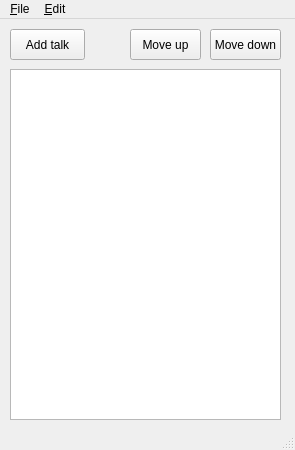
<?xml version="1.0" encoding="UTF-8"?>
<ui version="4.0">
 <class>BertWindow</class>
 <widget class="QMainWindow" name="BertWindow">
  <property name="geometry">
   <rect>
    <x>0</x>
    <y>0</y>
    <width>295</width>
    <height>450</height>
   </rect>
  </property>
  <property name="windowTitle">
   <string>Bert - [New playlist]</string>
  </property>
  <widget class="QWidget" name="centralwidget">
   <widget class="QPushButton" name="addTalkButton">
    <property name="geometry">
     <rect>
      <x>10</x>
      <y>10</y>
      <width>75</width>
      <height>31</height>
     </rect>
    </property>
    <property name="text">
     <string>Add talk</string>
    </property>
   </widget>
   <widget class="QPushButton" name="moveTalkUpButton">
    <property name="geometry">
     <rect>
      <x>130</x>
      <y>10</y>
      <width>71</width>
      <height>31</height>
     </rect>
    </property>
    <property name="text">
     <string>Move up</string>
    </property>
   </widget>
   <widget class="QPushButton" name="moveTalkDownButton">
    <property name="geometry">
     <rect>
      <x>210</x>
      <y>10</y>
      <width>71</width>
      <height>31</height>
     </rect>
    </property>
    <property name="text">
     <string>Move down</string>
    </property>
   </widget>
   <widget class="QListWidget" name="playlistList">
    <property name="geometry">
     <rect>
      <x>10</x>
      <y>50</y>
      <width>271</width>
      <height>351</height>
     </rect>
    </property>
    <property name="sizePolicy">
     <sizepolicy hsizetype="Fixed" vsizetype="Expanding">
      <horstretch>0</horstretch>
      <verstretch>0</verstretch>
     </sizepolicy>
    </property>
   </widget>
  </widget>
  <widget class="QMenuBar" name="menubar">
   <property name="geometry">
    <rect>
     <x>0</x>
     <y>0</y>
     <width>295</width>
     <height>21</height>
    </rect>
   </property>
   <widget class="QMenu" name="menuFile">
    <property name="title">
     <string>&amp;File</string>
    </property>
    <addaction name="actionNew_playlist"/>
    <addaction name="actionOpen_playlist"/>
    <addaction name="actionSave_playlist"/>
    <addaction name="actionSave_playlist_as"/>
    <addaction name="separator"/>
    <addaction name="actionExit"/>
   </widget>
   <widget class="QMenu" name="menuEdit">
    <property name="title">
     <string>&amp;Edit</string>
    </property>
    <addaction name="actionAdd_talk"/>
    <addaction name="actionEdit_talk"/>
    <addaction name="separator"/>
    <addaction name="actionMove_talk_up"/>
    <addaction name="actionMove_talk_down"/>
   </widget>
   <addaction name="menuFile"/>
   <addaction name="menuEdit"/>
  </widget>
  <widget class="QStatusBar" name="statusbar"/>
  <action name="actionNew_playlist">
   <property name="text">
    <string>&amp;New playlist</string>
   </property>
   <property name="shortcut">
    <string>Ctrl+N</string>
   </property>
  </action>
  <action name="actionOpen_playlist">
   <property name="text">
    <string>&amp;Open playlist...</string>
   </property>
   <property name="shortcut">
    <string>Ctrl+O</string>
   </property>
  </action>
  <action name="actionSave_playlist">
   <property name="text">
    <string>&amp;Save playlist...</string>
   </property>
   <property name="shortcut">
    <string>Ctrl+S</string>
   </property>
  </action>
  <action name="actionExit">
   <property name="text">
    <string>E&amp;xit</string>
   </property>
  </action>
  <action name="actionSave_playlist_as">
   <property name="text">
    <string>Save playlist &amp;as...</string>
   </property>
  </action>
  <action name="actionAdd_talk">
   <property name="text">
    <string>&amp;Add talk...</string>
   </property>
   <property name="shortcut">
    <string>Ctrl+A</string>
   </property>
  </action>
  <action name="actionEdit_talk">
   <property name="text">
    <string>&amp;Edit talk...</string>
   </property>
   <property name="shortcut">
    <string>Ctrl+E</string>
   </property>
  </action>
  <action name="actionMove_talk_up">
   <property name="text">
    <string>Move talk &amp;up</string>
   </property>
   <property name="shortcut">
    <string>Ctrl+Up</string>
   </property>
  </action>
  <action name="actionMove_talk_down">
   <property name="text">
    <string>Move talk &amp;down</string>
   </property>
   <property name="shortcut">
    <string>Ctrl+Down</string>
   </property>
  </action>
 </widget>
 <resources/>
 <connections/>
</ui>
